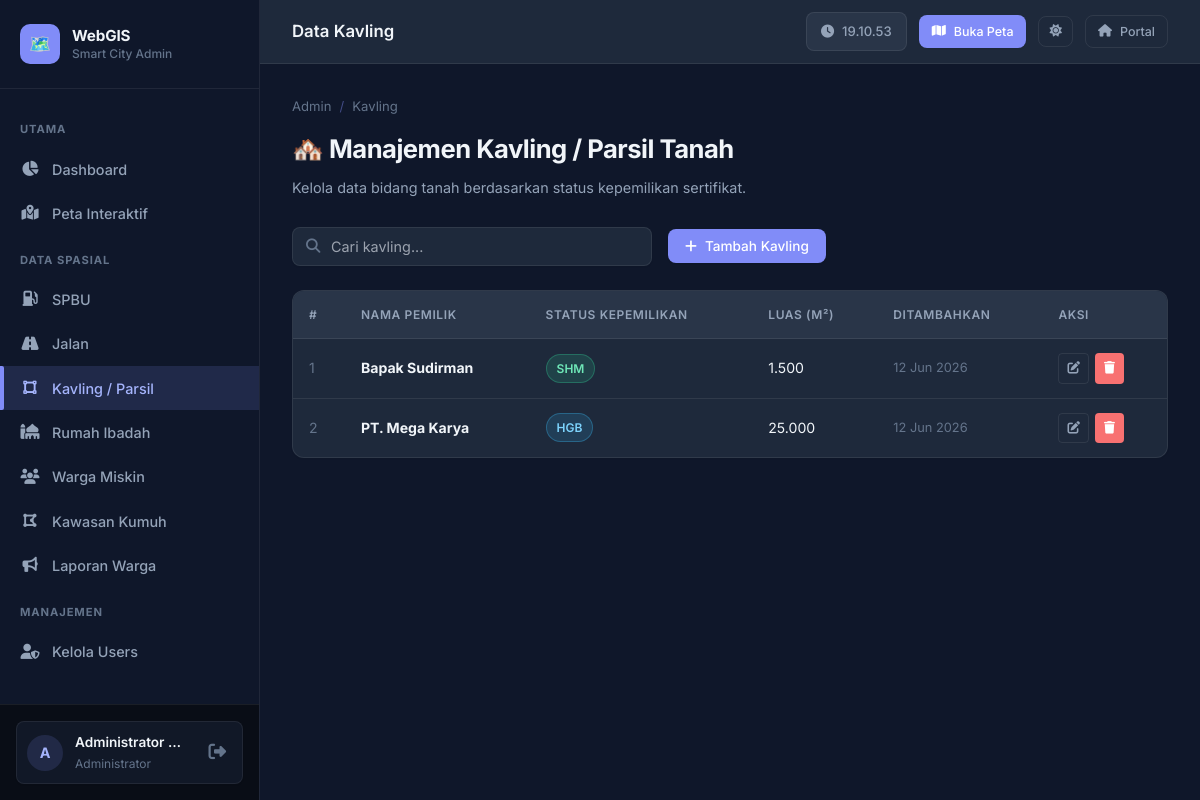
The page /webgis_app/panel_admin/kelola_kavling.php (signed in) on the database its author committed.
### tables this page shows
CREATE TABLE kavling (
    id INT AUTO_INCREMENT PRIMARY KEY,
    nama_pemilik VARCHAR(100) NOT NULL,
    status_kepemilikan VARCHAR(50) NOT NULL,
    luas DECIMAL(10,2) DEFAULT NULL,
    geom GEOMETRY NOT NULL,
    created_at TIMESTAMP NOT NULL DEFAULT CURRENT_TIMESTAMP,
    SPATIAL INDEX idx_kavling_geom (geom)
);

### webgis_app/panel_admin/kelola_kavling.php (the view, shortened to what this page needs)
<?php
$pdo = Database::getConnection();
$rows = $pdo->query("SELECT id,nama_pemilik,status_kepemilikan,luas,created_at FROM kavling ORDER BY id DESC")->fetchAll();
require_once __DIR__ . '/partials/header.php';
$statusColors = ['SHM'=>'badge-success','HGB'=>'badge-info','HGU'=>'badge-warning','HP'=>'badge-primary'];
$statusFull = ['SHM'=>'Sertifikat Hak Milik','HGB'=>'Hak Guna Bangunan','HGU'=>'Hak Guna Usaha','HP'=>'Hak Pakai'];
?>
<div class="page-header">
    <div class="breadcrumb"><span>Admin</span><span class="sep">/</span><span>Kavling</span></div>
    <h1>🏘️ Manajemen Kavling / Parsil Tanah</h1>
    <p>Kelola data bidang tanah berdasarkan status kepemilikan sertifikat.</p>
</div>
<div class="page-toolbar">
    <div class="search-box"><i class="fas fa-search search-icon"></i><input type="text" id="searchInput" placeholder="Cari kavling..." oninput="filterTable('searchInput','kavTable')"></div>
    <button class="btn btn-primary" onclick="openModal('modalTambah')"><i class="fas fa-plus"></i> Tambah Kavling</button>
</div>
<div class="table-wrap">
<table class="data-table" id="kavTable">
    <thead><tr><th>#</th><th>Nama Pemilik</th><th>Status Kepemilikan</th><th>Luas (m²)</th><th>Ditambahkan</th><th>Aksi</th></tr></thead>
    <tbody>
    <?php foreach($rows as $i=>$r): $sk=$r['status_kepemilikan']; ?>
    <tr>
        <td style="color:var(--text-muted)"><?=$i+1?></td>
        <td><strong><?=htmlspecialchars($r['nama_pemilik'])?></strong></td>
        <td><span class="badge <?=$statusColors[$sk]??'badge-primary'?>" title="<?=$statusFull[$sk]??$sk?>"><?=$sk?></span></td>
        <td><?=$r['luas'] ? number_format($r['luas'],0,',','.') : '-'?></td>
        <td style="color:var(--text-muted);font-size:0.8rem;"><?=date('d M Y',strtotime($r['created_at']))?></td>
        <td><div class="actions">
            <button class="btn btn-ghost btn-sm btn-icon" onclick="editRow(<?=htmlspecialchars(json_encode($r))?>)"><i class="fas fa-edit"></i></button>
            <button class="btn btn-danger btn-sm btn-icon" onclick="hapus(<?=$r['id']?>,'<?=addslashes($r['nama_pemilik'])?>')"><i class="fas fa-trash"></i></button>
        </div></td>
    </tr>
    <?php endforeach; ?>
    </tbody>
</table></div>
<?php require_once __DIR__ . '/partials/footer.php'; ?>

### webgis_app/public_assets/css/global.css (style rules this page uses)
:root, [data-theme="light"] { --primary: #2563EB; --primary-light: #3B82F6; --primary-dark: #1D4ED8; --primary-glow: rgba(37, 99, 235, 0.08); --accent: #10B981; --danger: #EF4444; --warning: #F59E0B; --info: #0EA5E9; --bg-base: #F9FAFB; --bg-surface: #FFFFFF; --bg-elevated: #FFFFFF; --bg-card: #FFFFFF; --border-light: #E5E7EB; --border-hover: #D1D5DB; --text-primary: #111827; --text-secondary: #4B5563; --text-muted: #6B7280; --sidebar-w: 260px; --sidebar-bg: #FFFFFF; --sidebar-border: #E5E7EB; --radius-sm: 4px; --radius-md: 8px; --radius-lg: 12px; --radius-xl: 16px; --shadow-sm: 0 1px 2px 0 rgba(0, 0, 0, 0.05); --shadow-md: 0 4px 6px -1px rgba(0, 0, 0, 0.1), 0 2px 4px -1px rgba(0, 0, 0, 0.06); --shadow-lg: 0 10px 15px -3px rgba(0, 0, 0, 0.1), 0 4px 6px -2px rgba(0, 0, 0, 0.05); --transition: all 0.25s cubic-bezier(0.4, 0, 0.2, 1); }
[data-theme="dark"] { --primary: #818CF8; --primary-light: #A5B4FC; --primary-dark: #6366F1; --primary-glow: rgba(129, 140, 248, 0.15); --accent: #34D399; --danger: #F87171; --warning: #FCD34D; --info: #38BDF8; --bg-base: #0F172A; --bg-surface: #1E293B; --bg-elevated: #293548; --bg-card: #1E293B; --border-light: rgba(255,255,255,0.08); --border-hover: rgba(129,140,248,0.45); --text-primary: #F1F5F9; --text-secondary: #94A3B8; --text-muted: #64748B; --sidebar-bg: #0F172A; --sidebar-border: rgba(255,255,255,0.07); }
*, *::before, *::after { box-sizing: border-box; margin: 0; padding: 0; }
html { scroll-behavior: smooth; }
body { font-family: 'Inter', sans-serif; background: var(--bg-base); color: var(--text-primary); font-size: 14px; line-height: 1.6; min-height: 100vh; -webkit-font-smoothing: antialiased; transition: background 0.25s ease, color 0.25s ease; }
.btn { display: inline-flex; align-items: center; gap: 8px; padding: 8px 16px; border-radius: var(--radius-md); border: 1px solid transparent; font-size: 0.85rem; font-weight: 500; font-family: 'Inter', sans-serif; cursor: pointer; transition: var(--transition); white-space: nowrap; outline: none; }
.btn-primary { background: var(--primary); color: #fff; box-shadow: var(--shadow-sm); }
.btn-danger { background: var(--danger); color: #fff; }
.btn-ghost { background: transparent; border: 1px solid var(--border-light); color: var(--text-secondary); }
.btn-sm { padding: 6px 12px; font-size: 0.78rem; }
.btn-icon { padding: 8px; border-radius: var(--radius-sm); }
.badge { display: inline-flex; align-items: center; padding: 4px 10px; border-radius: var(--radius-xl); font-size: 0.75rem; font-weight: 600; }
.badge-success { background: #ECFDF5; color: #047857; border: 1px solid #A7F3D0; }
.badge-info { background: #F0F9FF; color: #0369A1; border: 1px solid #BAE6FD; }
[data-theme="dark"] .badge-success { background: rgba(52,211,153,0.15); color: #6EE7B7; border-color: rgba(52,211,153,0.3); }
[data-theme="dark"] .badge-info { background: rgba(56,189,248,0.15); color: #7DD3FC; border-color: rgba(56,189,248,0.3); }
.table-wrap { overflow-x: auto; border-radius: var(--radius-lg); border: 1px solid var(--border-light); background: var(--bg-surface); box-shadow: var(--shadow-sm); }
.data-table { width: 100%; border-collapse: collapse; font-size: 0.88rem; }
.data-table thead th { background: var(--bg-elevated); padding: 14px 16px; text-align: left; font-size: 0.75rem; font-weight: 600; color: var(--text-secondary); text-transform: uppercase; letter-spacing: 0.05em; white-space: nowrap; border-bottom: 1px solid var(--border-light); }
.data-table tbody tr { border-bottom: 1px solid var(--border-light); transition: background 0.15s; }
.data-table tbody tr:last-child { border-bottom: none; }
.data-table td { padding: 14px 16px; color: var(--text-primary); vertical-align: middle; }
.data-table .actions { display: flex; gap: 6px; }
.page-header { margin-bottom: 28px; }
.page-header h1 { font-size: 1.6rem; font-weight: 700; color: var(--text-primary); letter-spacing: -0.02em; }
.page-header p { color: var(--text-secondary); margin-top: 6px; font-size: 0.9rem; }
.page-header .breadcrumb { display: flex; gap: 8px; align-items: center; font-size: 0.82rem; color: var(--text-muted); margin-bottom: 12px; }
.page-header .breadcrumb .sep { color: var(--border-hover); }

### rows shown on the page
kavling: nama_pemilik "Bapak Sudirman", status_kepemilikan "SHM", luas "1.500", created_at "12 Jun 2026"
kavling: nama_pemilik "PT. Mega Karya", status_kepemilikan "HGB", luas "25.000", created_at "12 Jun 2026"

### other values the page prints
$initial "A"
$user['nama_lengkap'] ?: $user['username'] "Administrator…"
$pageTitle "Data Kavling"
